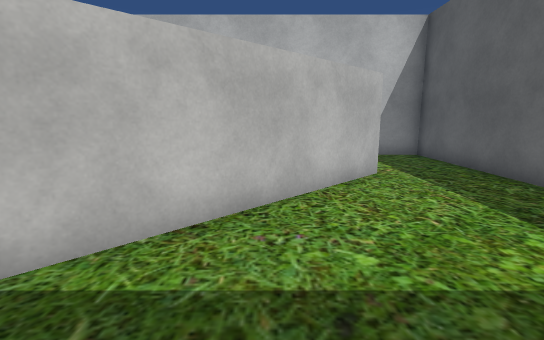
view 1 (above)

12 first-person views from a walk through a scene from a Unity 3-D project. The camera is 1.4 m above the floor, tilts 10° down and sees 85° across. The floor is counted in squares, 1 m on a side. Each view is taken from the middle of a square. On the plan, view 1 faces up. The plan holds only what a view shows up to about 14 squares ahead; the rest is blank. The player is left out. Some surface patterns are stand-ins.

view 2
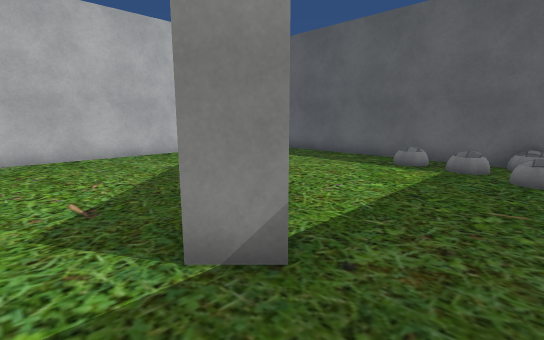

view 3
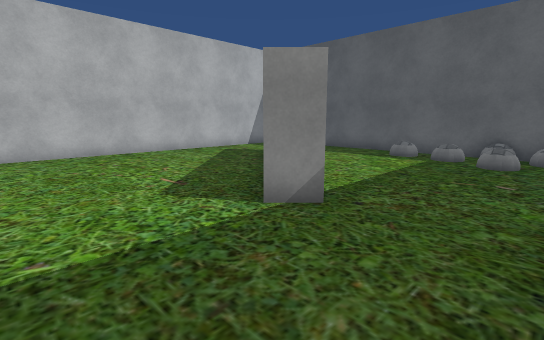

view 4
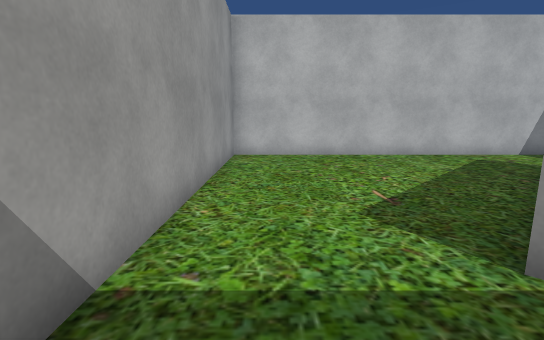

view 5
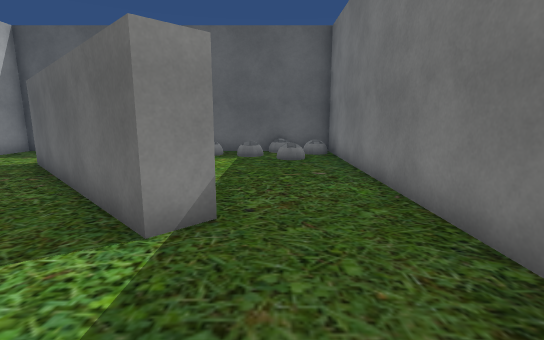

view 6
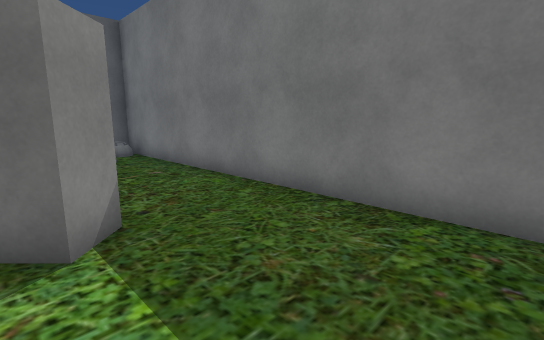

view 7
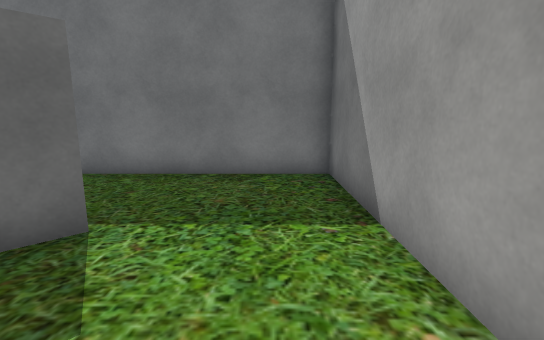

view 8
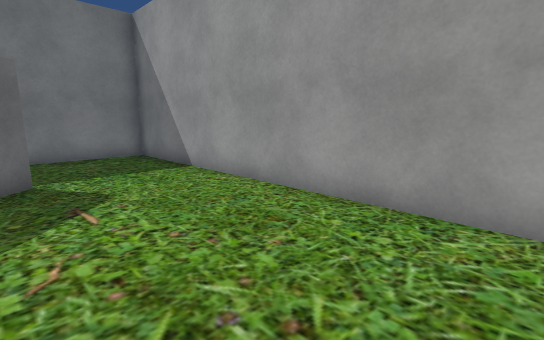

view 9
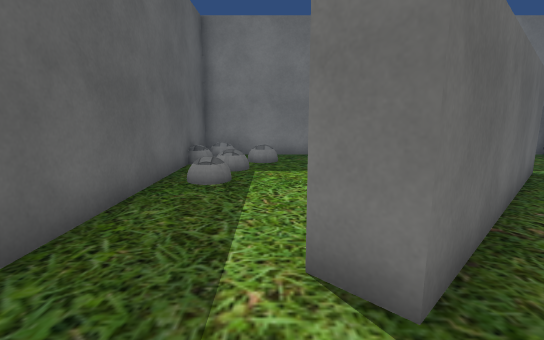

view 10
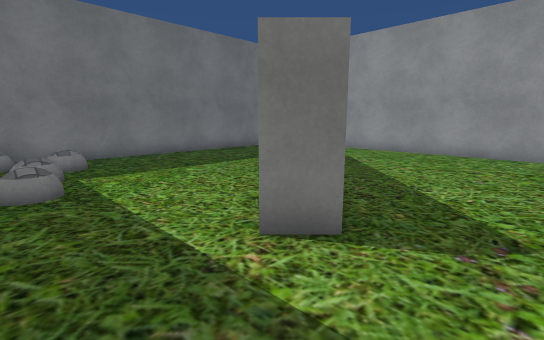

view 11
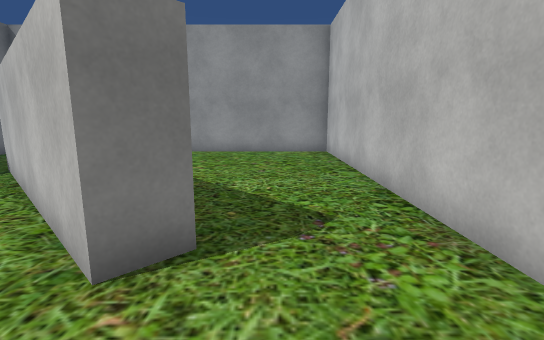

view 12
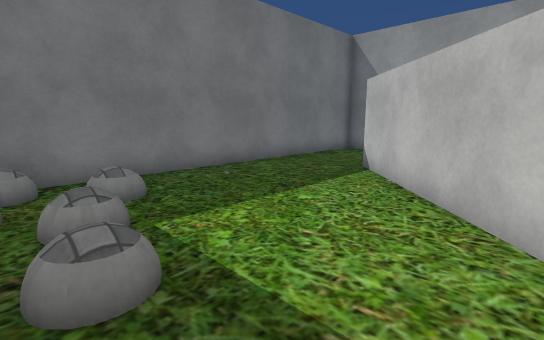

### Floor plan
Points are (right, up) in squares from view 1. A wall is a line through its corners. A room is listed if a view was taken in it or the views show most of it. See-through windows are left out.
Room 1 (views 1, 2, 3, 4, 5, 6, 7, 8, 9, 10, 11, 12)
walls: (-3.7, 2.5) (2, 8.2) (2.7, 7.5) (-3, 1.8) (-3.7, 2.5); (-7.5, 11.3) (-7.5, -1.4) (5.6, -1.4) (5.6, 11.3) (-7.5, 11.3)

Positions as (right, up) in squares from view 1, and headings:
1: (0, 0), facing up
2: (-5, 0), facing up-right
3: (-7, -1), facing up-right
4: (-6, 0), facing up
5: (-7, 1), facing right
6: (-7, 3), facing down-right
7: (-6, 6), facing down
8: (-3, 10), facing down-left
9: (3, 10), facing down
10: (5, 10), facing down-left
11: (5, 9), facing left
12: (5, 6), facing down-left
